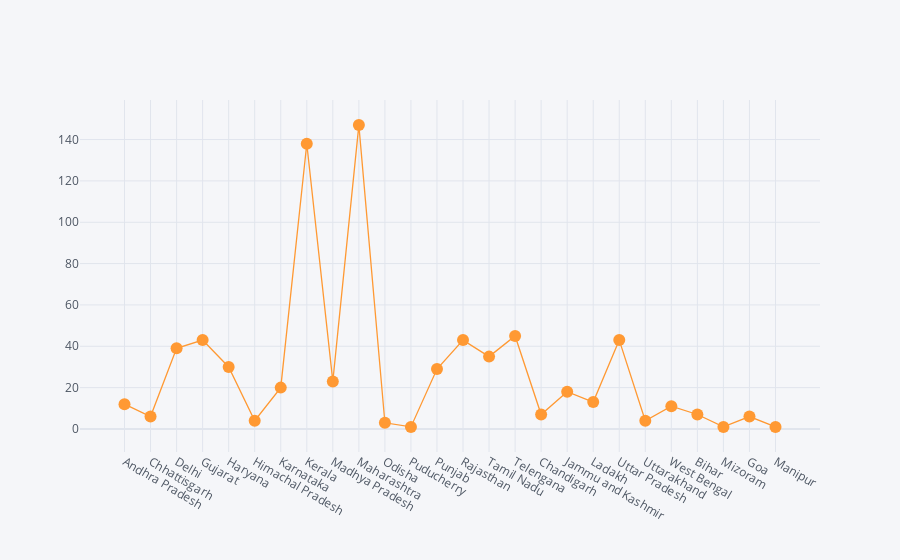

The code cell stored with this chart in its notebook:
### Code cell
df.iplot(kind='scatter', x='Name of State / UT', y = 'Total Cases', mode='markers+lines', title=)

### Figure 1 — Plotly figure (JSON) as saved in the notebook; plotly's stock layout.template omitted (floating-point values rounded to 4 significant figures)
{"data": [{"line": {"color": "rgba(255, 153, 51, 1.0)", "dash": "solid", "shape": "linear", "width": 1.3}, "marker": {"size": 12, "symbol": "circle"}, "mode": "markers+lines", "name": "Total Cases", "text": "", "type": "scatter", "x": ["Andhra Pradesh", "Chhattisgarh", "Delhi", "Gujarat", "Haryana", "Himachal Pradesh", "Karnataka", "Kerala", "Madhya Pradesh", "Maharashtra", "Odisha", "Puducherry", "Punjab", "Rajasthan", "Tamil Nadu", "Telengana", "Chandigarh", "Jammu and Kashmir", "Ladakh", "Uttar Pradesh", "Uttarakhand", "West Bengal", "Bihar", "Mizoram", "Goa", "Manipur"], "y": [12, 6, 39, 43, 30, 4, 20, 138, 23, 147, 3, 1, 29, 43, 35, 45, 7, 18, 13, 43, 4, 11, 7, 1, 6, 1]}], "layout": {"legend": {"bgcolor": "#F5F6F9", "font": {"color": "#4D5663"}}, "paper_bgcolor": "#F5F6F9", "plot_bgcolor": "#F5F6F9", "title": {"font": {"color": "#4D5663"}}, "xaxis": {"gridcolor": "#E1E5ED", "showgrid": true, "tickfont": {"color": "#4D5663"}, "title": {"font": {"color": "#4D5663"}, "text": ""}, "zerolinecolor": "#E1E5ED"}, "yaxis": {"gridcolor": "#E1E5ED", "showgrid": true, "tickfont": {"color": "#4D5663"}, "title": {"font": {"color": "#4D5663"}, "text": ""}, "zerolinecolor": "#E1E5ED"}}}
